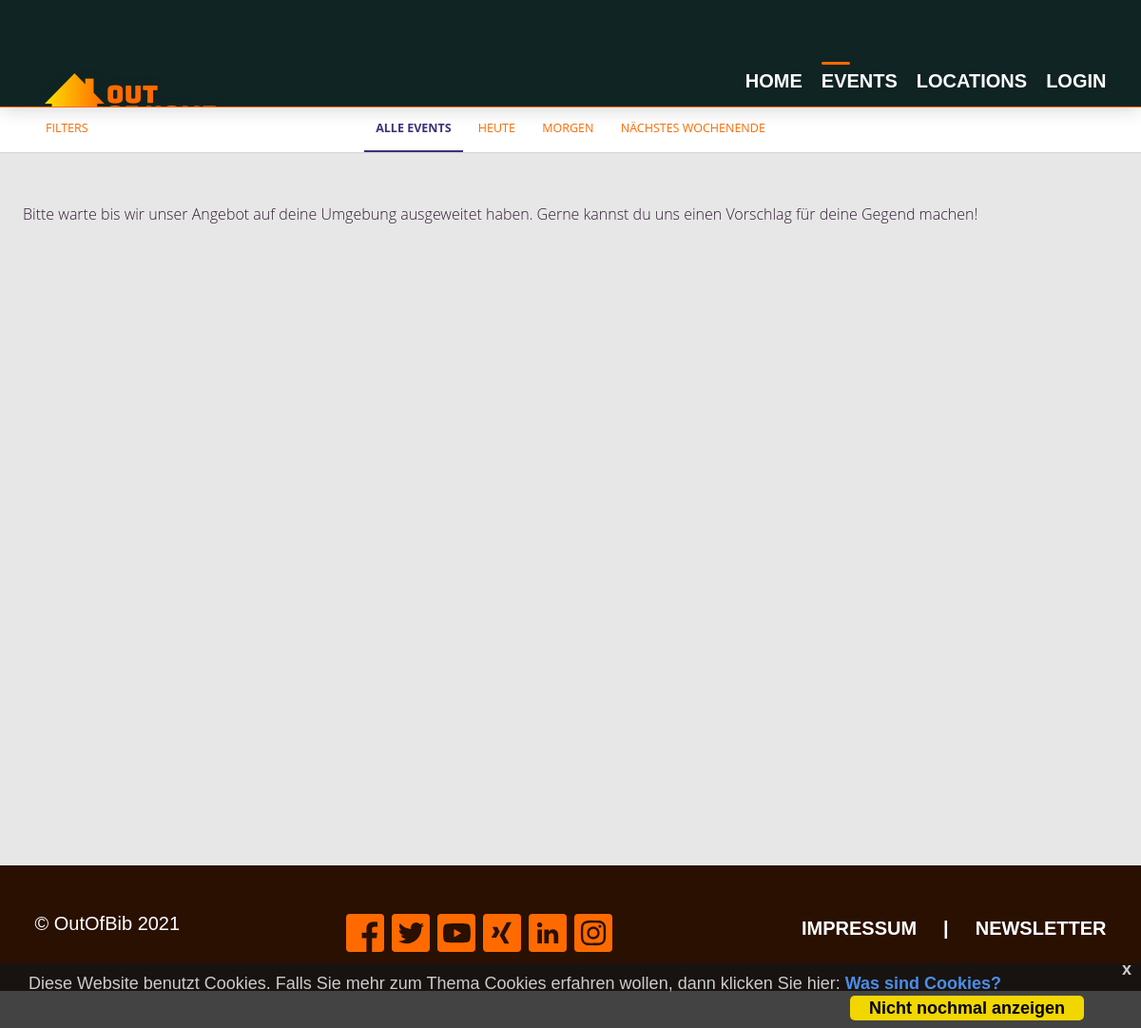
/events/, run on an earlier commit of the app's database.
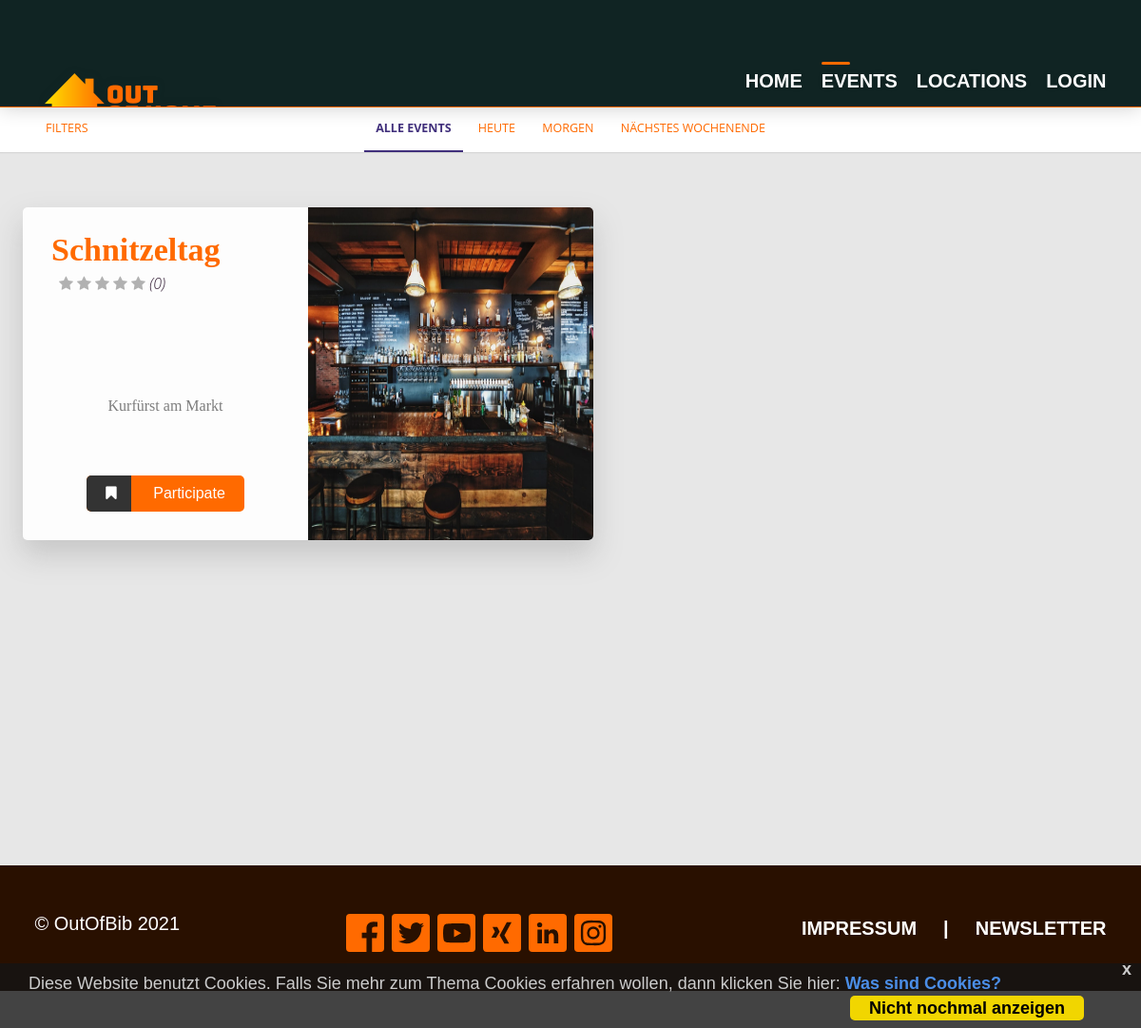
And on a later commit of the database.
### ooh/models.py (models this page shows, shortened)
class Event(models.Model):
    name = models.TextField()
    description = models.TextField()
    organizer = models.ForeignKey(OohUser, on_delete=models.CASCADE)
    location = models.ForeignKey(EventLocation, on_delete=models.CASCADE)
    takeplace = models.BooleanField(default=True)
    cost = models.IntegerField(default=0)
    promoted = models.BooleanField(default=False)
    starttime = models.DateTimeField()
    endtime = models.DateTimeField()
    mininumage = models.PositiveSmallIntegerField()
    category = models.ManyToManyField(Category)
    def calculatedratings(self):
        rat = EventRating.objects.filter(eventID=self.id)
        if len(rat) == 0:
            print("No Ratings available")
            return [0, 0]
        summedrating = 0
        for rating in rat:
            summedrating += rating.rating
        print("Average rating: "+str(summedrating))
        return [(summedrating/len(rat)), len(rat)]

class EventLocation(models.Model):
    street	= models.CharField(max_length=50)
    housenumber = models.CharField(max_length=10, blank=True)
    name	= models.CharField(max_length=100)
    room	= models.CharField(max_length=100, blank=True)
    locationID = models.ForeignKey(Location, on_delete=models.PROTECT)
    def __str__(self):
        return self.name #+ " [%s]".format(self.locationID__name)

### ooh/views.py (the view)
# urls.py: path('events/', views.EventView.as_view(), name='events'),
class EventView(generic.ListView):
    template_name = 'ooh/events.html'
    context_object_name = 'recommended_events'
    def get_queryset(self):
        return Event.objects.all

### ooh/templates/ooh/events.html (shortened to what this page needs)
{% extends 'ooh/base.html' %}
{% load static %}
{% block content %}
<div>
<main class="cd-main-content">
    <div class="cd-tab-filter-wrapper">
        <div class="cd-tab-filter">
            <ul class="cd-filters">
                <li class="filter"><a class="selected" href="#0" data-type="all">Alle Events</a></li>
                <li class="filter" data-filter=".heute"><a href="#0" class="cd-a" data-type="heute">Heute</a></li>
                <li class="filter" data-filter=".morgen"><a href="#0" class="cd-a" data-type="morgen">Morgen</a></li>
                <li class="filter" data-filter=".nächstesWochenende"><a href="#0" class="cd-a" data-type="nächstesWochenende">Nächstes Wochenende</a></li>
            </ul>
        </div>
    </div>
    <section class="cd-gallery">
        <ul>
            {% for ev in recommended_events %}
            <li class="mix {{ ev.timecheck }}">
                <div class="container">
                    <div class="product-details">
                        <div>
                                <h1>{{ev.name}}</h1>
                                <br>
                                <span class="hint-star star">
                                    <i class="fa fa-star {% if ev.calculatedratings.0 > 0.5 %} checked {%endif%}"></i>
                                    <i class="fa fa-star {% if ev.calculatedratings.0 >= 1.5 %} checked {%endif%}"></i>
                                    <i class="fa fa-star {% if ev.calculatedratings.0 >= 2.5 %} checked {%endif%}"></i>
                                    <i class="fa fa-star {% if ev.calculatedratings.0 >= 3.5 %} checked {%endif%}"></i>
                                    <i class="fa fa-star {% if ev.calculatedratings.0 >= 4.5 %} checked {%endif%}"></i>
                                    <i>({{ev.calculatedratings.1}})</i>
                                </span>
                        </div>
                        <p class="information">{{ev.street}}{{ev.housenumber}}<br/>{{ev.location}}</p>
                        <div class="control">
                            <button class="btn">
                                <span class="shopping-cart"><i class="fa fa-bookmark"></i></span>
                                <span class="buy">Participate</span>
                            </button>
                        </div>
                    </div>
                    <div class="product-image">
                        <img src="{% static 'ooh/img/locations/dummy.jpg' %}" alt="Omar Dsoky">
                    </div>
                </div>
            </li>
            {% empty %}
                <p>Bitte warte bis wir unser Angebot auf deine Umgebung ausgeweitet haben. Gerne kannst du uns einen Vorschlag für deine Gegend machen!</p>
            {% endfor %}
        </ul>
    </section>
    <a href="#0" class="cd-filter-trigger cd-a">Filters</a>
</main>
</div>
</div>
{%endblock%}

What changed in the data, as far as the page shows it:
added Event: name "Schnitzeltag", calculatedratings.1 "0", location "Kurfürst am Markt"
Also different on the page:
text no longer shown: "Bitte warte bis wir unser Angebot auf deine Umgebung ausgeweitet haben. Gerne kannst du uns einen Vorschlag für deine Gegend machen!"
